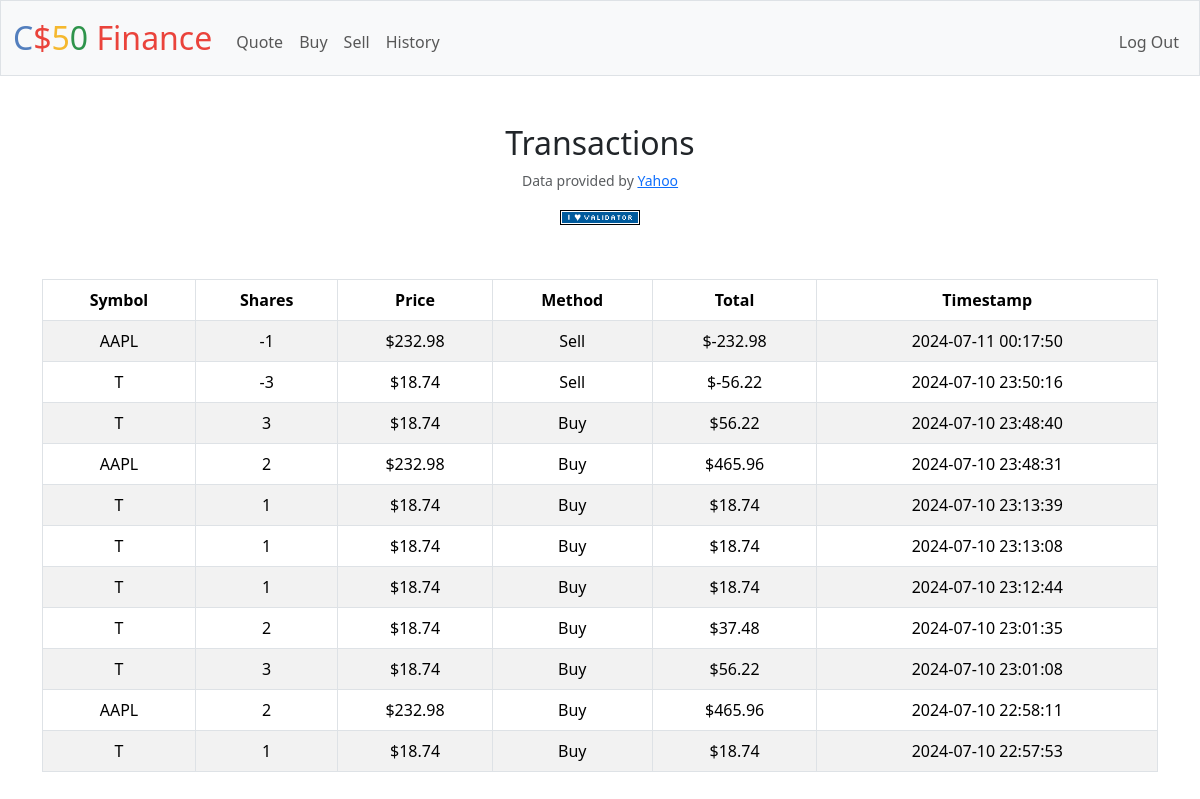
The page /history (signed in) on the database its author committed.
### tables this page shows
CREATE TABLE transactions (
id INTEGER PRIMARY KEY AUTOINCREMENT,
user_id INTEGER NOT NULL,
symbol TEXT NOT NULL,
shares INTEGER NOT NULL,
price NUMERIC NOT NULL,
timestamp DATETIME DEFAULT CURRENT_TIMESTAMP, method TEXT AFTER symbol,
FOREIGN KEY (user_id) REFERENCES users(id));

### app.py (the view)
@app.route("/history")
@login_required
def history():
    user_id = session["user_id"]
    transactions = db.execute(
        "SELECT * FROM transactions WHERE user_id = :user_id ORDER BY timestamp DESC", user_id=user_id)
    return render_template("history.html", transactions=transactions)

### app.py (called while the page is built)
@app.after_request
def after_request(response):
    response.headers["Cache-Control"] = "no-cache, no-store, must-revalidate"
    response.headers["Expires"] = 0
    response.headers["Pragma"] = "no-cache"
    return response

### helpers.py (called while the page is built)
def login_required(f):
    @wraps(f)
    def decorated_function(*args, **kwargs):
        if session.get("user_id") is None:
            return redirect("/login")
        return f(*args, **kwargs)
    return decorated_function

def usd(value):
    return f"${value:,.2f}"

### templates/history.html (shortened to what this page needs)
{% extends "layout.html" %}
{% block main %}
    <h2>Transactions</h2>
    <table class="table table-bordered table-striped">
        <thead class="thead-light">
            <tr>
                <th scope="col">Symbol</th>
                <th scope="col">Shares</th>
                <th scope="col">Price</th>
                <th scope="col">Method</th>
                <th scope="col">Total</th>
                <th scope="col">Timestamp</th>
            </tr>
        </thead>
        <tbody>
            {% for transaction in transactions %}
                <tr>
                    <td>{{ transaction['symbol'] }}</td>
                    <td>{{ transaction['shares'] }}</td>
                    <td>{{ transaction['price'] |usd }}</td>
                    <td>{{ transaction['method'] }}</td>
                    <td>{{ (transaction['price']*transaction['shares'])|usd }}</td>
                    <td>{{ transaction['timestamp'] }}</td>
                </tr>
            {% endfor %}
{% endblock %}

### templates/layout.html (shortened to what this page needs)
<!DOCTYPE html>
<html lang="en">
    <head>
        <link href="https://cdn.jsdelivr.net/npm/bootstrap@5.3.3/dist/css/bootstrap.min.css" rel="stylesheet">
        <link href="/static/styles.css" rel="stylesheet">
    </head>
    <body>
        <nav class="bg-light border navbar navbar-expand-md navbar-light">
            <div class="container-fluid">
                <a class="navbar-brand" href="/"><span class="blue">C</span><span class="red">$</span><span class="yellow">5</span><span class="green">0</span> <span class="red">Finance</span></a>
                <div class="collapse navbar-collapse" id="navbar">
                    {% if session["user_id"] %}
                        <ul class="navbar-nav me-auto mt-2">
                            <li class="nav-item"><a class="nav-link" href="/quote">Quote</a></li>
                            <li class="nav-item"><a class="nav-link" href="/buy">Buy</a></li>
                            <li class="nav-item"><a class="nav-link" href="/sell">Sell</a></li>
                            <li class="nav-item"><a class="nav-link" href="/history">History</a></li>
                        </ul>
                        <ul class="navbar-nav ms-auto mt-2">
                            <li class="nav-item"><a class="nav-link" href="/logout">Log Out</a></li>
                        </ul>
                    {% else %}
                        <ul class="navbar-nav ms-auto mt-2">
                            <li class="nav-item"><a class="nav-link" href="/register">Register</a></li>
                            <li class="nav-item"><a class="nav-link" href="/login">Log In</a></li>
                        </ul>
                    {% endif %}
                </div>
            </div>
        </nav>
        <main class="container py-5 text-center">
            {% block main %}{% endblock %}
        </main>
        <footer class="mb-5">
            <p class="mb-3 small text-center text-muted">
                Data provided by <a href="https://finance.yahoo.com/">Yahoo</a>
            </p>
            <form action="https://validator.w3.org/check" class="text-center" enctype="multipart/form-data" method="post" target="_blank">
                <input alt="Validate" src="/static/I_heart_validator.png" type="image">
            </form>
        </footer>
    </body>
</html>

### static/styles.css (style rules this page uses)
nav .navbar-brand { font-size: xx-large; }
nav .navbar-brand .blue { color: #537fbe; }
nav .navbar-brand .red { color: #ea433b; }
nav .navbar-brand .yellow { color: #f5b82e; }
nav .navbar-brand .green { color: #2e944b; }

### rows shown on the page
transactions: (transaction['price']*transaction['shares'])|usd "$-232.98"
transactions: (transaction['price']*transaction['shares'])|usd "$-56.22"
transactions: (transaction['price']*transaction['shares'])|usd "$56.22"
transactions: (transaction['price']*transaction['shares'])|usd "$465.96"
transactions: (transaction['price']*transaction['shares'])|usd "$18.74"
transactions: (transaction['price']*transaction['shares'])|usd "$18.74"
transactions: (transaction['price']*transaction['shares'])|usd "$18.74"
transactions: (transaction['price']*transaction['shares'])|usd "$37.48"
transactions: (transaction['price']*transaction['shares'])|usd "$56.22"
transactions: (transaction['price']*transaction['shares'])|usd "$465.96"
transactions: (transaction['price']*transaction['shares'])|usd "$18.74"
